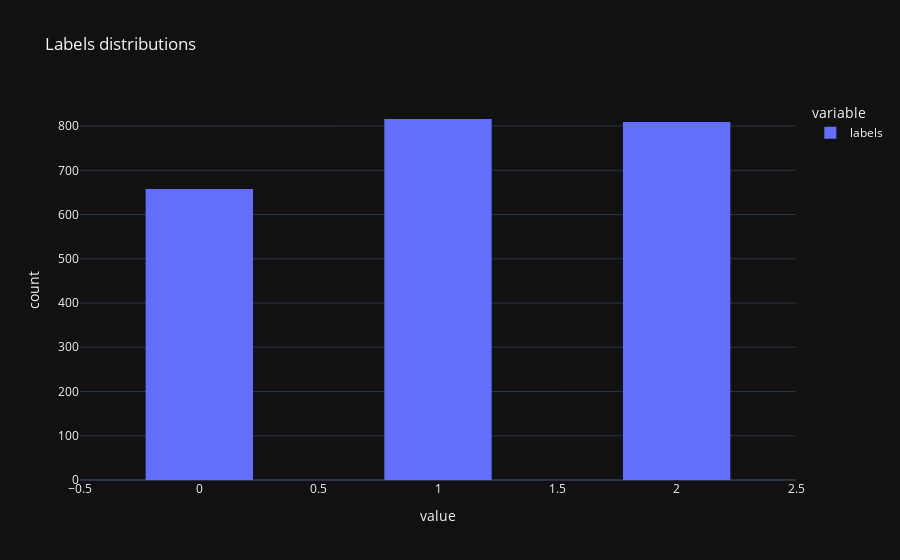

Here is the notebook cell this chart was saved with:
### Code cell
errors = eval_df.loc[eval_df.labels != eval_df.predicted_label].sort_values('loss', ascending=False)
fig = errors.labels.hist(title='Labels distributions')
fig.update_layout(
    # title_text='Sampled Results', # title of plot
    # xaxis_title_text='Value', # xaxis label
    # yaxis_title_text='Count', # yaxis label
    bargap=0.5, # gap between bars of adjacent location coordinates
    bargroupgap=0.1 # gap between bars of the same location coordinates
)
fig.show()

### Figure 1 — Plotly figure (JSON) as saved in the notebook; plotly's stock layout.template omitted (floating-point values rounded to 4 significant figures; data arrays with more than 128 entries replaced by an {"elided": "..."} marker saying what was removed)
{"data": [{"alignmentgroup": "True", "bingroup": "x", "hovertemplate": "variable=labels<br>value=%{x}<br>count=%{y}<extra></extra>", "legendgroup": "labels", "marker": {"color": "#636efa", "pattern": {"shape": ""}}, "name": "labels", "offsetgroup": "labels", "orientation": "v", "showlegend": true, "type": "histogram", "x": {"elided": "2283 int values"}, "xaxis": "x", "yaxis": "y"}], "layout": {"autosize": true, "bargap": 0.5, "bargroupgap": 0.1, "barmode": "relative", "legend": {"title": {"text": "variable"}, "tracegroupgap": 0}, "title": {"text": "Labels distributions"}, "xaxis": {"anchor": "y", "autorange": true, "domain": [0, 1], "range": [-0.5, 2.5], "title": {"text": "value"}, "type": "linear"}, "yaxis": {"anchor": "x", "autorange": true, "domain": [0, 1], "range": [0, 858.9], "title": {"text": "count"}}}}
